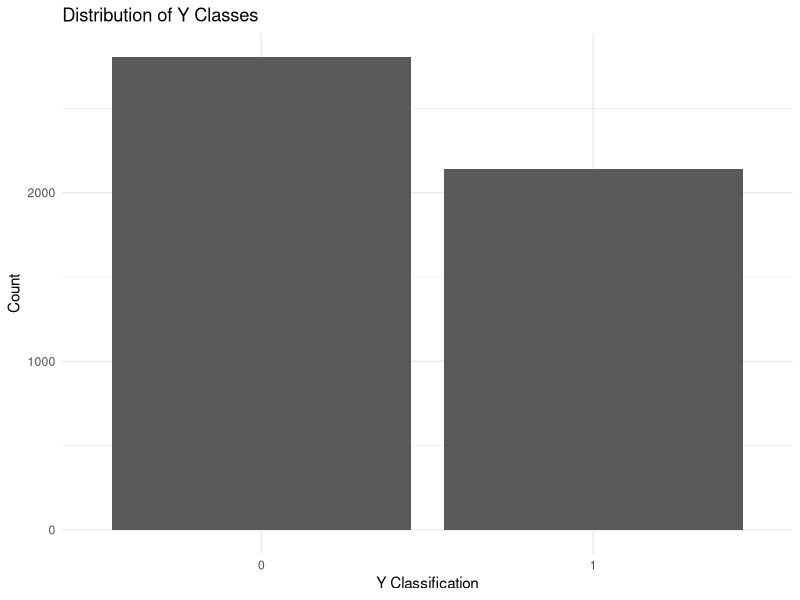
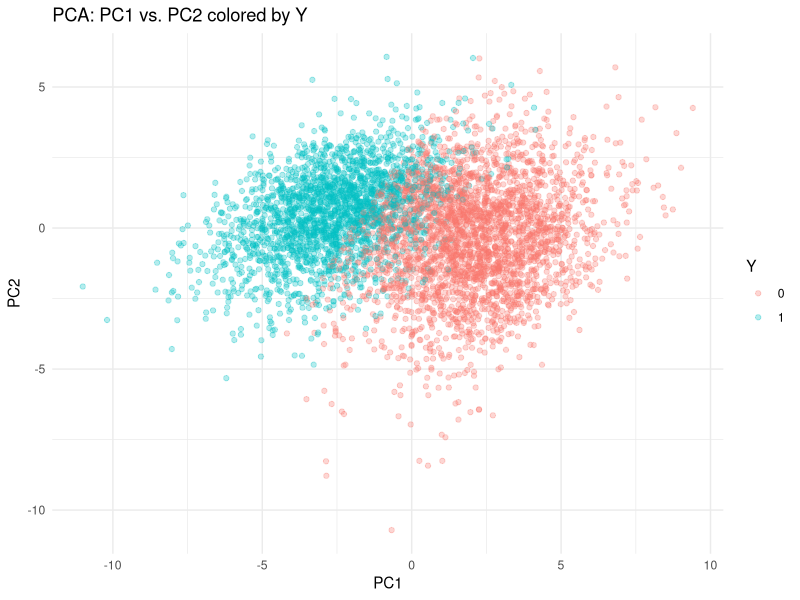
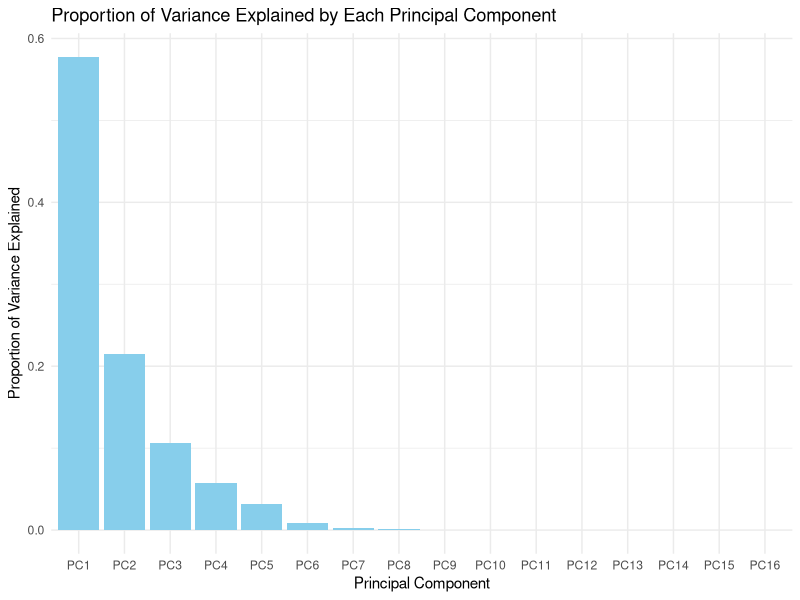
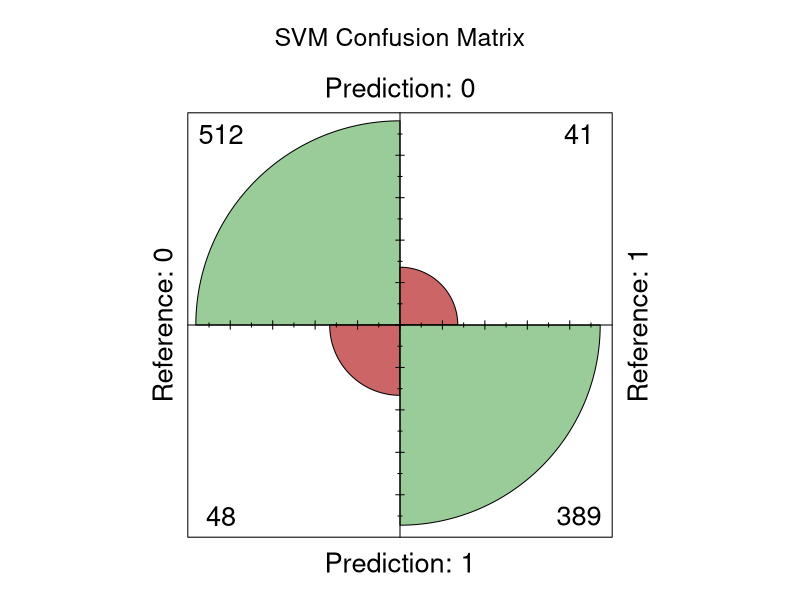
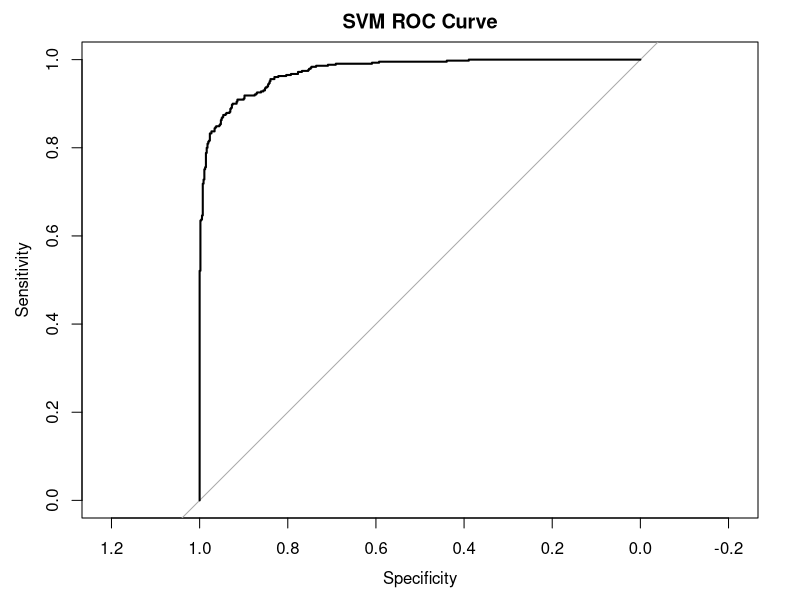

Generate these figures, in order, with R:
## ---- chunk 1
knitr::opts_chunk$set(echo = TRUE)
## ---- chunk 2
library(tidyverse)
library(glmnet)
library(e1071)
library(pROC)
library(caret)
train <- read_csv("train_data.csv")
test_x <- read_csv("test_data_x.csv")

train_index <- sample(1:nrow(train), 0.8*nrow(train))
train_data <- train[train_index,]
validation_data <- train[-train_index,]

# Training set
X_train <- as.matrix(train_data %>% dplyr::select(-Y))
Y_train <- as.matrix(train_data %>% dplyr::select(Y))

# Validation set
X_val <- as.matrix(validation_data %>% dplyr::select(-Y))
Y_val <- as.matrix(validation_data %>% dplyr::select(Y))

# Fit the ideal model
svm_model <- svm(X_train, Y_train, kernel = "radial", cost=0.7, gamma=0.01)

# Make predictions
Y_pred_svm <- predict(svm_model, X_val)
Y_pred_class_svm <- ifelse(Y_pred_svm > 0.5, 1, 0)

# Extract features for PCA (exclude the response variable Y)
features <- train[, setdiff(names(train), "Y")]

# Perform PCA, make sure to scale and center the data
pca_result <- prcomp(features, scale. = TRUE, center = TRUE)

# Extract the first two principal components
pc1 <- pca_result$x[, 1]
pc2 <- pca_result$x[, 2]

# Create a data frame for plotting
plot_data <- data.frame(PC1 = pc1, PC2 = pc2, Y = train$Y)
## ---- chunk 3
ggplot(plot_data, aes(as.factor(Y))) +
    geom_bar() +
    theme_minimal() +
    labs(title="Distribution of Y Classes",
         y="Count",
         x="Y Classification")
## ---- chunk 4
# Generate the plot
ggplot(plot_data, aes(x = PC1, y = PC2, color = factor(Y))) +
  geom_point(alpha = 0.3) +  
  labs(color = "Y") +        
  theme_minimal() +          
  ggtitle("PCA: PC1 vs. PC2 colored by Y") 
## ---- chunk 5
# Calculate variance explained by each PC
variance_explained <- summary(pca_result)$importance[2,]

# Data frame of variance
variance_data <- data.frame(PC = names(variance_explained), Variance = variance_explained)

# Bar plot for PCA
ggplot(variance_data, aes(x = reorder(PC, -Variance), y = Variance)) +
  geom_bar(stat = "identity", fill = "skyblue") +
  labs(x = "Principal Component", y = "Proportion of Variance Explained") +
  ggtitle("Proportion of Variance Explained by Each Principal Component") +
  theme_minimal()
## ---- chunk 6
# Calculate confusion matrix
conf_matrix <- confusionMatrix(as.factor(Y_pred_class_svm), as.factor(Y_val))

# Plot confusion matrix
fourfoldplot(conf_matrix$table, color = c("#CC6666", "#99CC99"), conf.level = 0, margin = 1, main = "SVM Confusion Matrix")
## ---- chunk 7
# ROC curve
roc_obj <- suppressMessages(roc(as.numeric(as.factor(Y_val)), as.numeric(Y_pred_svm)))
plot(roc_obj, main="SVM ROC Curve")
